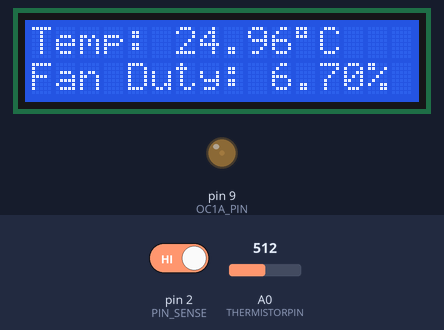
Bench run of a sketch on a simulated Arduino Uno, built with avr-gcc and run on an emulated ATmega328P. Shown: 16×2 character LCD, output pins drawn as LEDs (lit = HIGH). Inputs (shaded band) come from the test bench; at power-on: A0 (THERMISTORPIN) = 512, pin 2 (PIN_SENSE) HIGH. What the sketch prints to the serial monitor is not drawn.

Above: at 1.6 s.
1.7 s: A0 (THERMISTORPIN) set to 0
At 3.0 s:
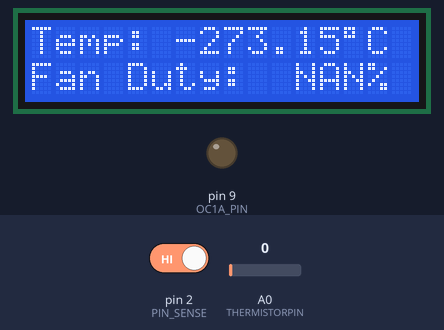
3.6 s: A0 (THERMISTORPIN) set to 33
At 4.5 s:
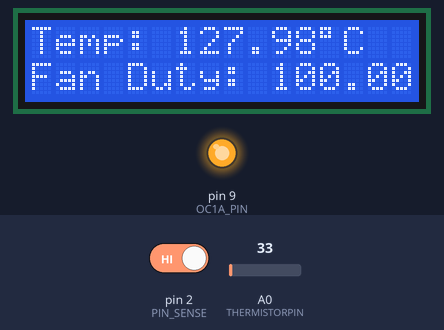
5.6 s: A0 (THERMISTORPIN) set to 716
At 5.92 s:
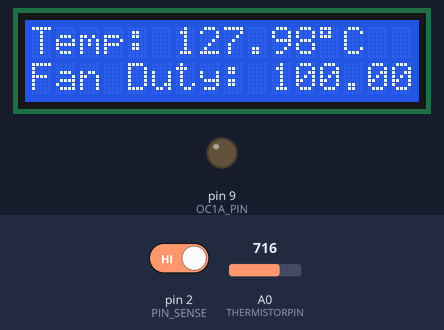
7.1 s: A0 (THERMISTORPIN) set to 511
At 7.9 s:
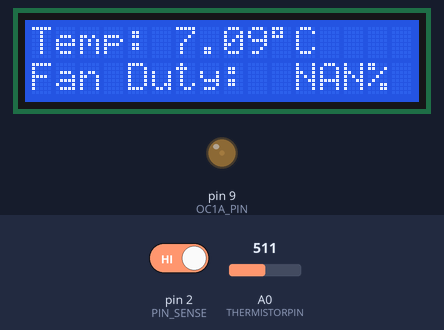
9.6 s: A0 (THERMISTORPIN) set to 30
At 11.4 s:
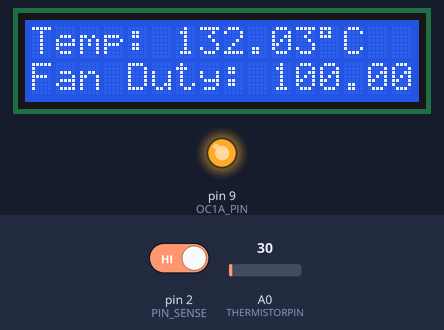
Timing chart, 0 to 12.1 s (numbered marks = the images above; inputs shaded):
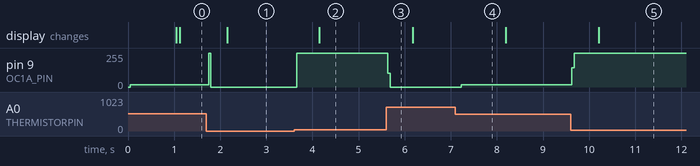

Measured:
- after the input at 1.7 s, pin 9 (OC1A_PIN): 17/255 → 0/255 after 0.05 s; the display: changes after 0.45 s (image 1)
- after the input at 3.6 s, pin 9 (OC1A_PIN): 0/255 → 255/255 after 0.06 s; the display: changes after 0.55 s (image 2)
- after the input at 5.6 s, pin 9 (OC1A_PIN): 255/255 → 0/255 at once
- after the input at 7.1 s, pin 9 (OC1A_PIN): 0/255 → 18/255 after 0.13 s
- after the input at 9.6 s, pin 9 (OC1A_PIN): 18/255 → 255/255 at once; the display: changes after 0.61 s (image 5)

The sketch:

Temperature_Reader.ino
```cpp
#include "./src/pwm.h"
#include "./src/temperature.h"
#include "./src/lcd.h"

LCD::Hitachi *display;
PWM::Manager *pwm_manager;
Temperature::Reader *temperature_reader;

void setup(void)
{
  Serial.begin(9600);
  display = new LCD::Hitachi();
  pwm_manager = new PWM::Manager();
  temperature_reader = new Temperature::Reader();
}

void loop(void)
{
  float celcius = temperature_reader->GetTemperature();
  float duty = pwm_manager->UpdateTemperature(celcius);
  Serial.println("Temperature: " + (String)celcius + "Duty: " + (String)duty);
  display->Report(celcius, duty);
  display->Update();
}
```

pwm.h
```cpp
#include <Arduino.h>

#define OC1A_PIN 9
#define PIN_SENSE 2
#define DEBOUNCE 0
#define FANSTUCK_THRESHOLD 500

#define MIN_TEMP 23
#define MAX_TEMP 40
#define TEMP_RANGE (MAX_TEMP - MIN_TEMP)
#define CURVE_FACTOR 1.25

namespace PWM
{

  unsigned long volatile ts1 = 0, ts2 = 0;

  void TachISR()
  {
    unsigned long m = millis();
    if ((m - ts2) > DEBOUNCE)
    {
      ts1 = ts2;
      ts2 = m;
    }
  }

  class Manager
  {
  public:
    Manager()
    {
      pinMode(PIN_SENSE, INPUT_PULLUP);
      pinMode(OC1A_PIN, OUTPUT);
      attachInterrupt(digitalPinToInterrupt(PIN_SENSE), TachISR, FALLING);
      this->SetupPWM();
    }

    float UpdateTemperature(float celcius) const
    {
      float duty = pow((celcius - MIN_TEMP) / TEMP_RANGE, CURVE_FACTOR);
      duty = duty < 0
                 ? 0
             : duty > 1
                 ? 1
                 : duty;
      OCR1A = (uint16_t)(320 * duty);
      return duty;
    }

    unsigned long CalcRPM() const
    {
      if (millis() - ts2 < FANSTUCK_THRESHOLD && ts2 != 0)
      {
        return (60000 / (ts2 - ts1)) / 2;
      }
      else
        return 0;
    }

  private:
    void SetupPWM() const
    {
      TCCR1A = (1 << COM1A1) | (1 << COM1B1) | (1 << WGM11);
      TCCR1B = (1 << CS10) | (1 << WGM13);
      ICR1 = 320;
      OCR1A = 0;
      OCR1B = 0;
    }
  };
}
```

temperature.h
```cpp
#include <Arduino.h>

#define THERMISTORPIN A0
#define THERMISTORNOMINAL 10000
#define TEMPERATURENOMINAL 25
#define NUMSAMPLES 5
#define BCOEFFICIENT 3950
#define SERIESRESISTOR 10000

namespace Temperature
{
  class Reader
  {
  public:
    Reader()
    {
      analogReference(EXTERNAL);
    }

    float GetTemperature() const
    {
      return this->ToCelcius(this->TakeResistance(this->TakeAverageReading()));
    }

  private:
    float ToCelcius(float resistance) const
    {
      auto steinhart = log(resistance / THERMISTORNOMINAL);
      steinhart /= BCOEFFICIENT;
      steinhart += 1.0 / (TEMPERATURENOMINAL + 273.15);
      steinhart = 1.0 / steinhart;
      return steinhart - 273.15;
    }

    float TakeAverageReading() const
    {
      uint8_t i;
      int samples[NUMSAMPLES];

      for (i = 0; i < NUMSAMPLES; i++)
      {
        samples[i] = analogRead(THERMISTORPIN);
        delay(10);
      }

      float total = 0;
      for (i = 0; i < NUMSAMPLES; i++)
      {
        total += samples[i];
      }

      return total / NUMSAMPLES;
    }

    float TakeResistance(float average) const
    {
      return SERIESRESISTOR / (1023 / average - 1);
    }
  };
}
```

lcd.h
```cpp
#include <Arduino.h>
#include <LiquidCrystal.h>

#define UPDATE_EVERY 1000

namespace LCD
{
  class Hitachi
  {
  public:
    Hitachi()
    {
      const auto rs = 12, en = 11, d4 = 6, d5 = 5, d6 = 4, d7 = 3;
      this->lcd = new LiquidCrystal(rs, en, d4, d5, d6, d7);
    }

    ~Hitachi()
    {
      delete this->lcd;
    }

    void Update()
    {
      auto m = millis();
      if (m - this->last < UPDATE_EVERY) {
        return;
      }

      this->lcd->begin(16, 2);
      this->lcd->print(this->line_one);
      this->lcd->setCursor(0, 1);
      this->lcd->print(this->line_two);
      this->last = m;
    }

    void Report(float celcius, float duty)
    {
      this->line_one = "Temp: " + (String)celcius + (char)223 + "C";
      this->line_two = "Fan Duty: " + (String)(duty * 100) + "%";
    }

  private:
    LiquidCrystal *lcd;
    unsigned long last = 0;
    String line_one = "";
    String line_two = "";
  };
}
```
